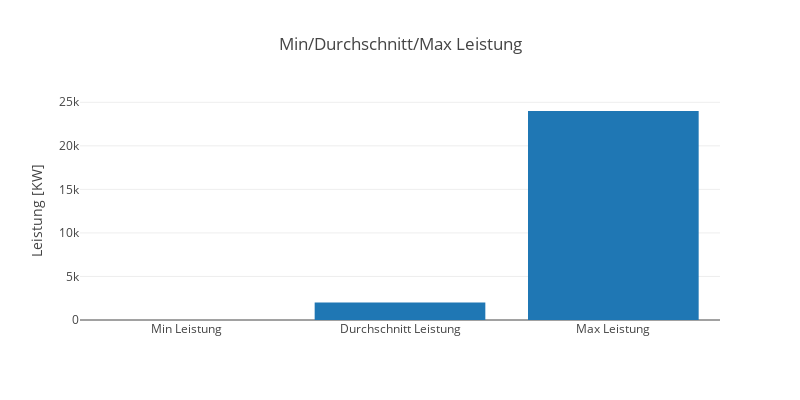

The cell this chart's notebook holds for it:
### Code cell
# Min/Durchschnitt/Max Leistung
df_wind_min = min(df_wind['Bruttoleistung'])
df_wind_avg = df_wind['Bruttoleistung'].sum() / len(df_wind)
df_wind_max = max(df_wind['Bruttoleistung'])

# Bar Graph
data = [go.Bar(
    x = ['Min Leistung', 'Durchschnitt Leistung', 'Max Leistung'],
    y = [df_wind_min, df_wind_avg, df_wind_max]
         )]

# Set layout
layout = go.Layout(
    height=400, width = 800,
    title='Min/Durchschnitt/Max Leistung',
    yaxis=dict(title='Leistung [KW]') )
ifig = go.Figure(data=data, layout=layout)
pltly.iplot(ifig)

### Figure 1 — Plotly figure (JSON) as saved in the notebook; plotly's stock layout.template omitted (floating-point values rounded to 4 significant figures)
{"data": [{"type": "bar", "uid": "1c47dd01-eda6-4599-9e13-a3afb79bdc34", "x": ["Min Leistung", "Durchschnitt Leistung", "Max Leistung"], "y": [0.01, 2024.0, 24000]}], "layout": {"height": 400, "title": {"text": "Min/Durchschnitt/Max Leistung"}, "width": 800, "yaxis": {"title": {"text": "Leistung [KW]"}}}}
